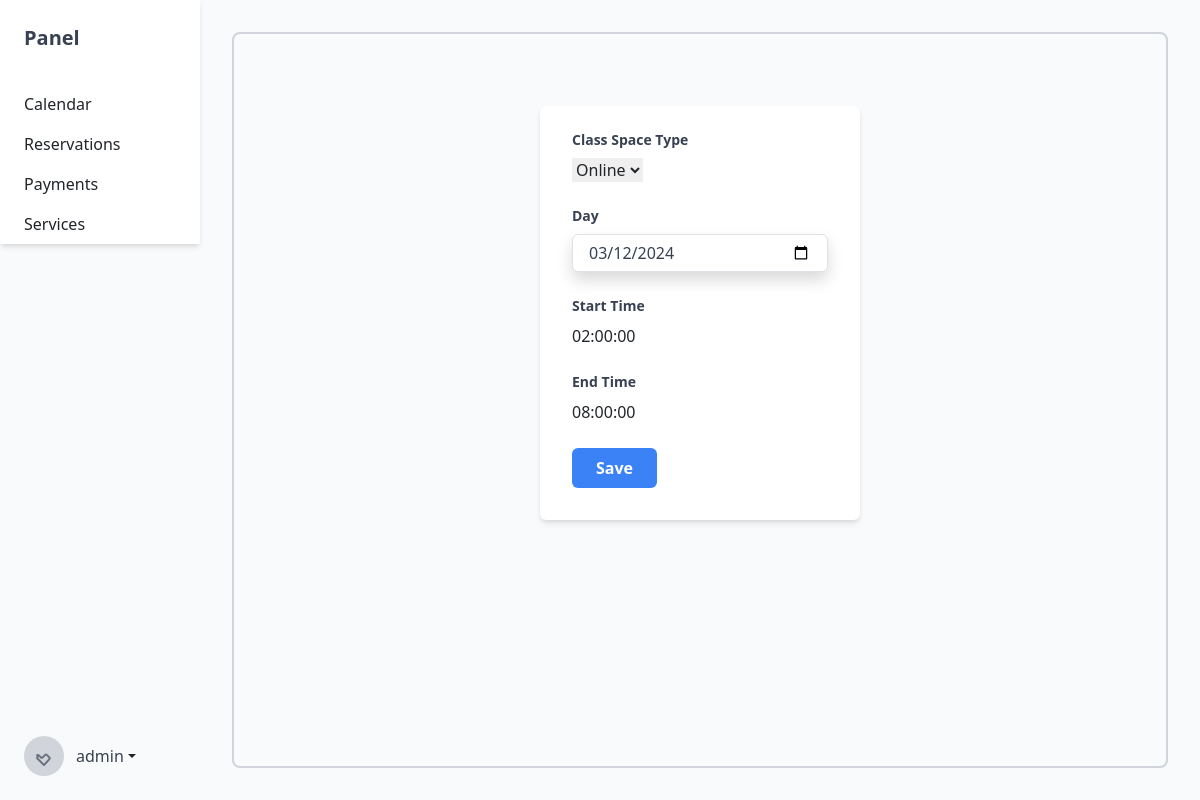
/panel/calendar/space/edit/1 (signed in), run on the app's committed database.
### panel/models.py (models this page shows, shortened)
class ClassSpaceModel(models.Model):
    SPACE_TYPES = [
        ("ONLINE", "Online"),
        ("OFFLINE", "Offline"),
    ]
    space_type = models.CharField(max_length=7, choices=SPACE_TYPES, default="ONLINE")
    day = models.DateField()
    start_time = models.TimeField()
    end_time = models.TimeField()
    week_cyclic = models.BooleanField(default=False)
    timezone = models.CharField(default="UTC", max_length=30)
    class Meta:
        app_label = "panel"

### panel/views.py (the view)
# urls.py: path("calendar/space/edit/<int:id>", superuser_required(edit_class_space_view), name="edit_class_space"),
def edit_class_space_view(request, id):
    class_space = ClassSpaceModel.objects.get(id=id)
    if request.method == "POST":
        form = ClassSpaceEditForm(request.POST, instance=class_space)
        if form.is_valid():
            form.save()
            url = reverse("panel:calendar")
            return redirect(url)
    else:
        form = ClassSpaceEditForm(instance=class_space)
    return render(request, "panel/calendar.space.edit.html", {"form": form})

### panel/forms.py
class ClassSpaceEditForm(forms.ModelForm):
    class Meta:
        model = ClassSpaceModel
        fields = ['space_type', 'day', 'start_time', 'end_time']

### class_reservation/urls.py (called while the page is built)
def is_superuser(user):
    return user.is_superuser

def superuser_required(view_func):
    return user_passes_test(lambda user: is_superuser(user))(view_func)

### templates/panel/calendar.space.edit.html (shortened to what this page needs)
{% extends "panel/panel.base.html" %}
{% block content %}
<div class="w-full max-w-xs mx-auto mt-5">
  <form id="space-form" method="post" class="bg-white shadow-md rounded px-8 pt-6 pb-8 mb-4">
    <div class="mb-4">
      <label class="block text-gray-700 text-sm font-bold mb-2" for="space_type">
        Class Space Type
      </label>
      {{ form.space_type }}
    </div>
    <div class="mb-4">
      <label class="block text-gray-700 text-sm font-bold mb-2" for="day">
        Day
      </label>
      <input
        class="shadow appearance-none border rounded w-full py-2 px-3 text-gray-700 leading-tight focus:outline-none focus:shadow-outline"
        id="day" name="day" type="date" value="{{ form.day.value|date:'Y-m-d' | default:'' }}">
    </div>
    <div class="mb-4">
      <label class="block text-gray-700 text-sm font-bold mb-2" id="start_time" for="start_time">
        Start Time
      </label>
      {{ form.start_time }}
    </div>
    <div class="mb-4">
      <label class="block text-gray-700 text-sm font-bold mb-2" id="end_time" for="end_time">
        End Time
      </label>
      {{ form.end_time }}
    </div>
    <div class="flex items-center justify-between">
      <button
        class="bg-blue-500 hover:bg-blue-700 text-white font-bold py-2 px-4 rounded focus:outline-none focus:shadow-outline"
        type="submit">
        Save
      </button>
    </div>
  </form>
</div>
{% endblock %}

### templates/panel/panel.base.html (shortened to what this page needs)
{% load static%}
<!DOCTYPE html>
<html lang="en">
<head>
    <link href="https://cdn.jsdelivr.net/npm/bootstrap@5.3.2/dist/css/bootstrap.min.css" rel="stylesheet"
>
    <script src="https://cdn.tailwindcss.com"></script>
</head>
<body class="bg-gray-50">
    <div class="min-h-screen flex">
        <div class="sidebar w-64 bg-white shadow-md">
            <div class="px-6 py-4">
                <h1 class="text-xl font-semibold text-gray-700">Panel</h1>
            </div>
            <nav class="mt-2">
                <a href="{% url 'panel:calendar' %}" class="nav-link block px-6 py-2 hover:bg-gray-100">
                    Calendar
                </a>
                <a href="{% url 'panel:reservations' %}" class="nav-link block px-6 py-2 hover:bg-gray-100">
                    Reservations
                </a>
                <a href="{% url 'panel:payments' %}" class="nav-link block px-6 py-2 hover:bg-gray-100">
                    Payments
                </a>
                <a href="{% url 'panel:services' %}" class="nav-link block px-6 py-2 hover:bg-gray-100">
                    Services
                </a>
            </nav>
            <div class="username-section absolute bottom-0 inset-x-0 p-6 dropdown">
                <a href="#" class="flex items-center dropdown-toggle" id="dropdownMenuButton" data-toggle="dropdown"
                    aria-haspopup="true" aria-expanded="false">
                    <span class="h-10 w-10 rounded-full bg-gray-300 flex items-center justify-center">
                    </span>
                    <span class="ml-3 text-gray-700">{{user}}</span>
                </a>
            </div>
        </div>
        <div class="flex-1 p-8">
            <div class="h-full border-2 border-gray-300 rounded-lg p-6">
                {% block content %}
                {% endblock%}
            </div>
        </div>
    </div>
</body>
</html>

### templates/panel/panel.base.html (style rules this page uses)
.sidebar { width: 200px; transition: width 0.5s; height: 100%; }

### data on the page
ClassSpaceModel: space_type "Online", day "03/12/2024", start_time "02:00:00", end_time "08:00:00"

### other printed values
{{ user }} "admin"
